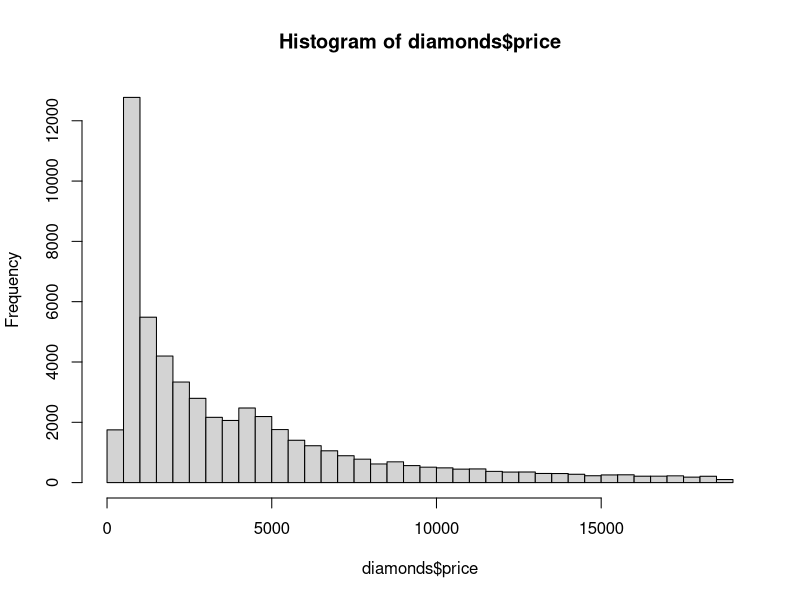
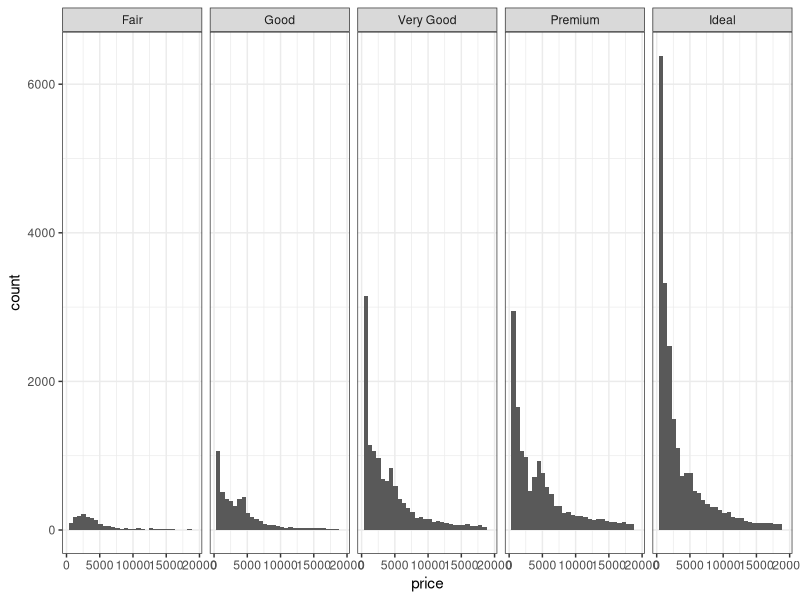
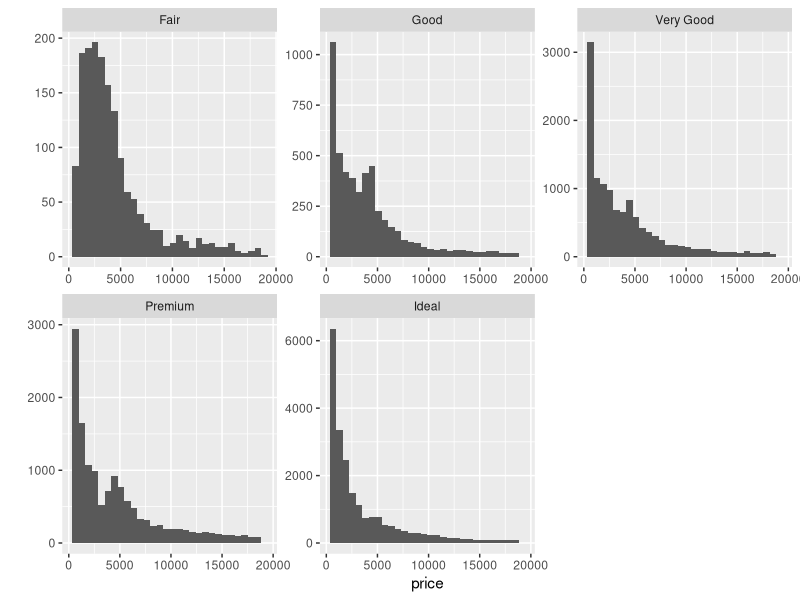
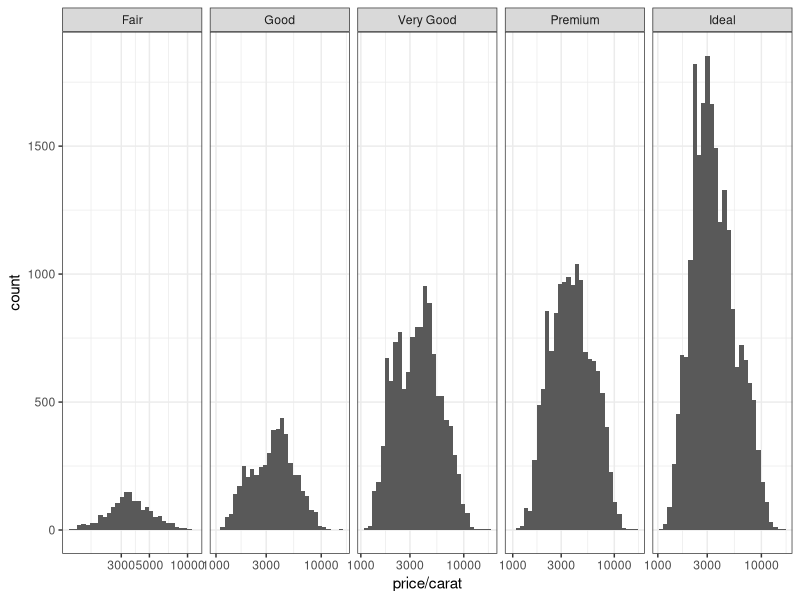
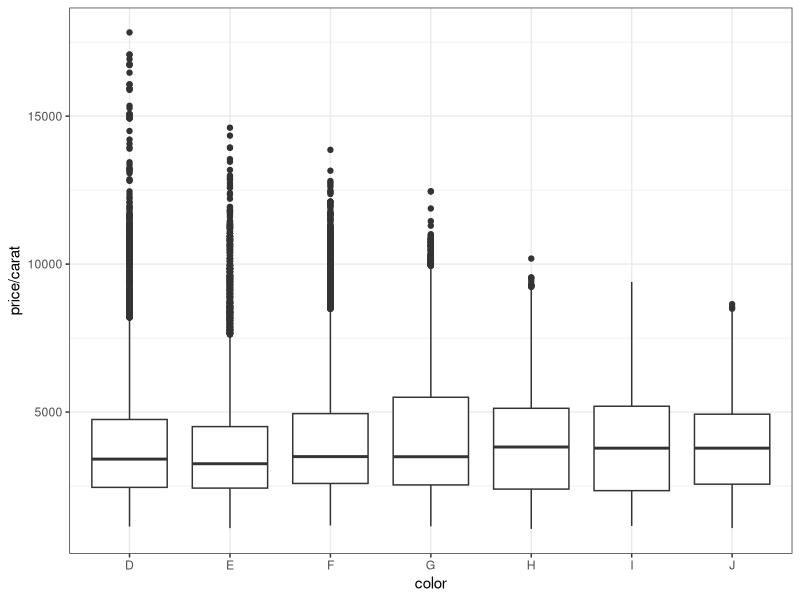
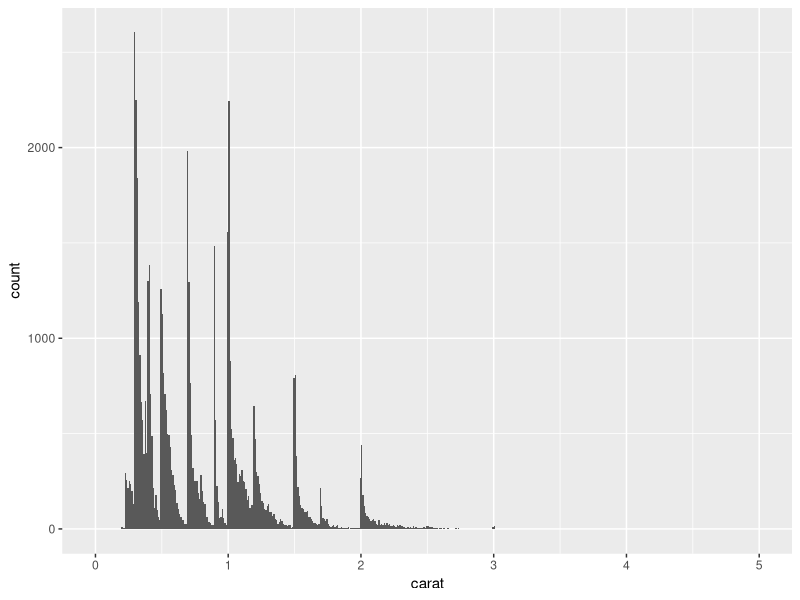

These figures' R source, in order:
library(dplyr)
library(ggplot2)
library(plyr)
library(tidyr)

# load dataset
data(diamonds)

# look at the price distribution
hist(diamonds$price, breaks = 30)

# number of diamonds with price of 15000 or more
nrow(diamonds[diamonds$price >= 15000, ])

# price histogram by cut
ggplot(diamonds, aes(x=price))+
  geom_histogram()+
  facet_grid(~cut)+
  theme_bw()

# price summary by cut
ddply(diamonds, ~cut, summarise, 
      min=min(price), max=max(price), median=median(price))

# histogram of price by cut, with y axis free scale
qplot(x = price, data = diamonds) + facet_wrap(~cut, scales = "free")

# histogram of price per carat and facet it by cut. 
# adjust the bin width and transform the scale of the x-axis using log10.
ggplot(diamonds, aes(x=price/carat))+
  geom_histogram()+
  facet_grid(~cut, scales = "free")+
  scale_x_continuous(trans = "log10")+
  theme_bw()

# price summary by color
ddply(diamonds, ~color, summarise,
      quantile=matrix(quantile(price, probs=c(0.25,0.50,0.75)), ncol=3))

# price per Carat Box Plots by Color
ggplot(diamonds, aes(x=color, y=price/carat))+
  geom_boxplot()+
  theme_bw()

# weight of diamonds using frequency polygon
ggplot(diamonds, aes(carat)) +
  geom_histogram(stat = "bin", 
                 breaks=seq(0, 5, by = 0.01), 
                 binwidth = 0.01) +
  scale_y_continuous(breaks = seq(0, 12000, by = 1000))

#
